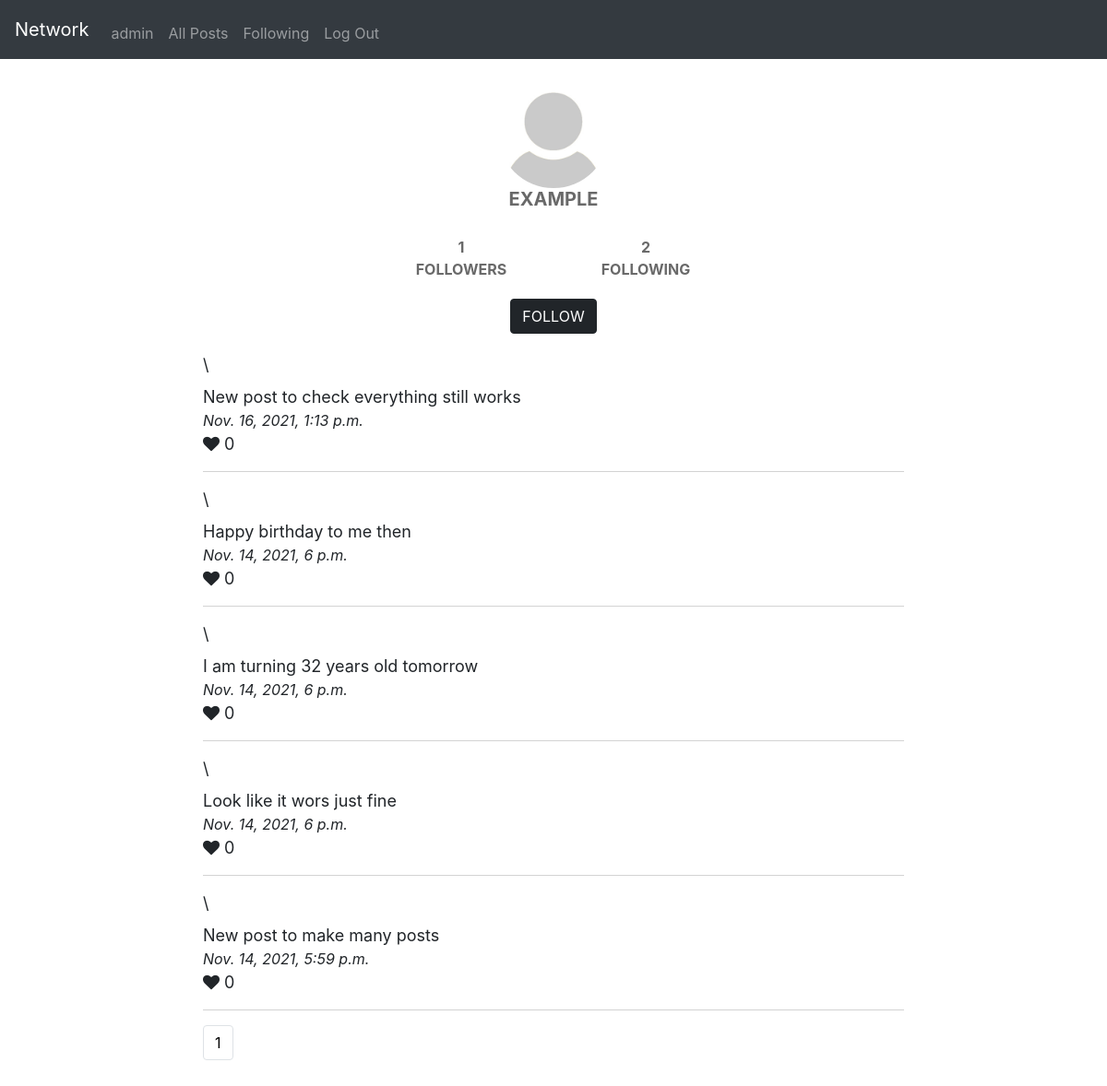
The app's page /profile/4 (signed in) with its own data.
### network/models.py (models this page shows, shortened)
class User(AbstractUser):
    pass

class Post(models.Model):
    author = models.ForeignKey(Profile, on_delete=models.CASCADE, related_name='author')
    post_date = models.DateTimeField(default=datetime.now)
    content = models.TextField()
    likes = models.ManyToManyField(Profile, blank=True, related_name='likes')

### network/views.py (the view)
# urls.py: path("profile/<int:profile_id>", views.profile, name="profile"),
@login_required
def profile(request, profile_id):
    user_profile = Profile.objects.get(user=request.user)
    if request.method == 'POST':
        data = json.loads(request.body)
        profile = Profile.objects.get(id=data['user_id'])
        btn_value = data['btn_value']
        if profile is not None:
            if btn_value == 'FOLLOW':
                user_profile.add_relationship(profile)
            if btn_value == 'UNFOLLOW':
                user_profile.delete_relationship(profile)
            message = f'You {btn_value.lower()}ed {profile} successfully!'
            return JsonResponse({"status": 200, "message": message})
        else:
            return JsonResponse(status=404)
    else:
        profile = Profile.objects.get(id=profile_id)
        if profile is not None:
            profile_n_followers = len(profile.get_followers())
            profile_n_following = len(profile.get_following())
            profile_paginator = Paginator(Post.objects.filter(author=profile_id).order_by('post_date').reverse(), 10)
            page_number = request.GET.get('page', 1)
            page_obj = profile_paginator.get_page(page_number)
            return render(request, "network/profile.html", {"username": profile.user.username,
                                                            "profile_id": profile_id,
                                                            "profile": profile,
                                                            "page_obj": page_obj,
                                                            "n_followers": profile_n_followers,
                                                            "n_following": profile_n_following,
                                                            "user_following_list": user_profile.get_following()
                                                            })

### network/models.py (called while the page is built)
    def get_following(self):
        return self.relationships.filter(to_user__from_user=self)

    def get_followers(self):
        return self.related_to.filter(from_user__to_user=self)

### network/templates/network/profile.html (shortened to what this page needs)
{% extends "network/layout.html" %}
{% load static %}
{% block body %}
{% if user.is_authenticated %}
    <div class="profile_img">
        <img src="{% static 'default.jpg' %}" alt="Default profile image">
        <h5> {{ username }} </h5>
    </div>
    <div class="profile_fol">
        <div>
            {{ n_followers }} <br/>
            FOLLOWERS
        </div>
        <div>
            {{ n_following }} <br/>
            FOLLOWING
        </div>
    </div>
    {% if user.id != profile_id %}
        {% if profile in user_following_list %}
            <div class="profile_img" style="padding-top: 20px;">
                <input class='btn btn-primary' type="submit" value="UNFOLLOW" name='follow_btn' onclick="follow(this, '{{ profile_id }}')">
            </div>
        {% else %}
            <div class="profile_img" style="padding-top: 20px;">
                <input class='btn btn-primary' type="submit" value="FOLLOW" name='follow_btn' onclick="follow(this, '{{ profile_id }}')">
            </div>
        {% endif %}
    {% endif %}
    <div id='posts'>
    {% for post in page_obj %} \
    <div name='post'>
        {{ post.content }}
        <div class='post_date'>
            {{ post.post_date }}
        </div>
        <i class="fa fa-heart" id='heart' data-post-id="{{ post.id }}"></i>
        <span>{{ post.likes|length }}</span>
        <div>
            <hr class="solid">
        </div>
    </div>
    {% endfor %}
    </div>
{% endif %}
{% endblock %}

### network/templates/network/layout.html (shortened to what this page needs)
{% load static %}
<!DOCTYPE html>
<html lang="en">
    <head>
        <link rel="stylesheet" href="https://cdnjs.cloudflare.com/ajax/libs/font-awesome/4.7.0/css/font-awesome.min.css">
        <link rel="stylesheet" href="https://stackpath.bootstrapcdn.com/bootstrap/4.4.1/css/bootstrap.min.css">
        <link href="{% static 'network/styles.css' %}" rel="stylesheet">
    </head>
    <body>
        <nav class="navbar navbar-expand-lg navbar-dark bg-dark">
            <a class="navbar-brand" href="{% url 'index' %}">Network</a>
            <div class="collapse navbar-collapse" id="navbar">
                <ul class="navbar-nav mr-auto mt-2">
                    {% if user.is_authenticated %}
                    {% url 'profile' user.id as url %}
                    <li class="nav-item {% if request.path == url %} active {% endif %}">
                        <a class="nav-link" href="{{ url }}">{{ user.username }}</a>
                    </li>
                    {% url 'index' as url %}
                    <li class="nav-item {% if request.path == url %}active{% endif %}">
                        <a class="nav-link" href="{{ url }}">All Posts</a>
                    </li>
                    {% url 'following' as url %}
                    <li class="nav-item {% if request.path == url %}active{% endif %}">
                        <a class="nav-link" href="{{ url }}">Following</a>
                    </li>
                    {% url 'logout' as url %}
                    <li class="nav-item {% if request.path == url %}active{% endif %}">
                        <a class="nav-link" href="{{ url }}">Log Out</a>
                    </li>
                    {% endif %}
                </ul>
            </div>
        </nav>
        <div class="body">
            {% block body %}
            {% endblock %}
            <div class="footer">
                <footer>
                    <ul class="pagination">
                        <li class="page-item"><a class="page-link" href="?page={{ page_obj.number }}" id="current_page"> {{ page_obj.number }}</a></li>
                    </ul>
                </footer>
            </div>
        </div>
    </body>
</html>

### network/static/network/styles.css (style rules this page uses)
.body { max-width: 800px; margin: 0 auto; padding: 20px; }
.body a { color: black; }
.body input { background-color: #212529; border-color: #212529; color: white; }
.post_date { font-size: medium; font-style: italic; }
hr.solid { border-top: 1px solid lightgray; }
#posts { padding-top: 20px !important; max-width: 800px; margin: 0 auto; font-size: large; }
.profile_img { text-align: center; max-width: 800px; margin: 0 auto; }
.profile_img h5 { text-transform: uppercase; font-size: 20px; font-weight: bold; color: #696969; }
img { border-radius: 60%; max-height: 15vh; max-width: auto; }
.profile_fol { display: flex; justify-content: center; padding-top: 20px; font-weight: bold; color: #696969; }
.profile_fol > div { min-width: 200px; text-align: center; }
.footer { bottom: 0; }

### records on screen
User: username "admin"
User: username "EXAMPLE"
Post: content "New post to check everything still works", post_date "Nov. 16, 2021, 1:13 p.m.", likes|length "0"
Post: content "Happy birthday to me then", post_date "Nov. 14, 2021, 6 p.m.", likes|length "0"
Post: content "I am turning 32 years old tomorrow", post_date "Nov. 14, 2021, 6 p.m.", likes|length "0"
Post: content "Look like it wors just fine", post_date "Nov. 14, 2021, 6 p.m.", likes|length "0"
Post: content "New post to make many posts", post_date "Nov. 14, 2021, 5:59 p.m.", likes|length "0"

### other values on screen
{{ n_followers }} "1"
{{ n_following }} "2"
{{ page_obj.number }} "1"
